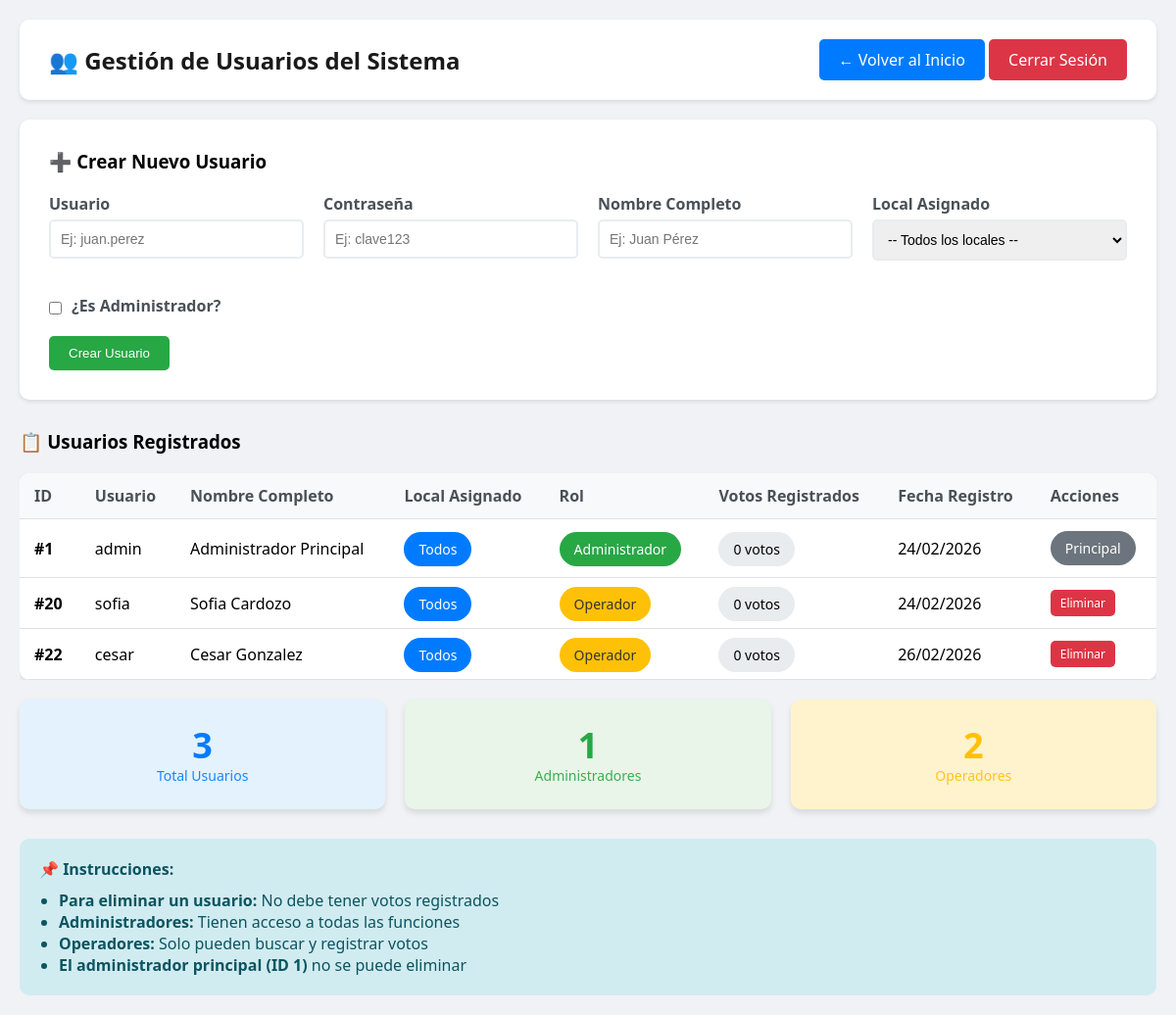
Screenshot of /admin_usuarios.php (signed in) with the database file from the repository.
### tables this page shows
CREATE TABLE `usuarios_sistema` (
  `id` int(11) NOT NULL AUTO_INCREMENT,
  `usuario` varchar(50) NOT NULL,
  `password` varchar(255) NOT NULL,
  `nombre_completo` varchar(100) NOT NULL,
  `local_asignado` varchar(100) DEFAULT NULL,
  `es_admin` tinyint(1) DEFAULT 0,
  `fecha_registro` timestamp NOT NULL DEFAULT current_timestamp(),
  PRIMARY KEY (`id`),
  UNIQUE KEY `usuario` (`usuario`)
);

### admin_usuarios.php (the view, shortened to what this page needs)
<?php
require_once 'config.php';
$usuarios = $conn->query("
    SELECT u.*,
           (SELECT COUNT(*) FROM votantes WHERE registrado_por = u.id) as total_votos
    FROM usuarios_sistema u
    ORDER BY u.id
");
?>
<!DOCTYPE html>
<html>
<head>
    <link rel="stylesheet" href="estilos.css">
</head>
<body>
    <div class="container">
        <div class="header">
            <h2>👥 Gestión de Usuarios del Sistema</h2>
            <div>
                <a href="index.php" class="btn btn-primary">← Volver al Inicio</a>
                <a href="logout.php" class="btn btn-danger">Cerrar Sesión</a>
            </div>
        </div>
        <div class="form-container">
            <h3 style="margin-bottom: 20px;">➕ Crear Nuevo Usuario</h3>
            <form method="POST">
                <div class="form-grid">
                    <div class="form-group">
                        <label>Usuario</label>
                        <input type="text" name="usuario" required placeholder="Ej: juan.perez">
                    </div>
                    <div class="form-group">
                        <label>Contraseña</label>
                        <input type="text" name="password" required placeholder="Ej: clave123">
                    </div>
                    <div class="form-group">
                        <label>Nombre Completo</label>
                        <input type="text" name="nombre_completo" required placeholder="Ej: Juan Pérez">
                    </div>
                    <div class="form-group">
                        <label>Local Asignado</label>
                        <select name="local_asignado">
                            <option value="">-- Todos los locales --</option>
                        </select>
                    </div>
                </div>
                <div class="form-group checkbox-group">
                    <input type="checkbox" name="es_admin" id="es_admin">
                    <label for="es_admin">¿Es Administrador?</label>
                </div>
                <button type="submit" name="crear_usuario" class="btn btn-success">Crear Usuario</button>
            </form>
        </div>
        <h3 style="margin: 30px 0 15px;">📋 Usuarios Registrados</h3>
        <div class="table-container">
            <table>
                <thead>
                    <tr>
                        <th>ID</th>
                        <th>Usuario</th>
                        <th>Nombre Completo</th>
                        <th>Local Asignado</th>
                        <th>Rol</th>
                        <th>Votos Registrados</th>
                        <th>Fecha Registro</th>
                        <th>Acciones</th>
                    </tr>
                </thead>
                <tbody>
                    <?php while($user = $usuarios->fetch_assoc()): ?>
                    <tr>
                        <td><strong>#<?php echo $user['id']; ?></strong></td>
                        <td><?php echo htmlspecialchars($user['usuario']); ?></td>
                        <td><?php echo htmlspecialchars($user['nombre_completo']); ?></td>
                        <td>
                            <?php if($user['local_asignado']): ?>
                                <?php echo htmlspecialchars($user['local_asignado']); ?>
                            <?php else: ?>
                                <span class="badge badge-primary">Todos</span>
                            <?php endif; ?>
                        </td>
                        <td>
                            <?php if($user['es_admin']): ?>
                                <span class="badge badge-success">Administrador</span>
                            <?php else: ?>
                                <span class="badge badge-warning">Operador</span>
                            <?php endif; ?>
                        </td>
                        <td>
                            <?php if($user['total_votos'] > 0): ?>
                                <span class="badge badge-primary"><?php echo $user['total_votos']; ?> votos</span>
                            <?php else: ?>
                                <span class="badge">0 votos</span>
                            <?php endif; ?>
                        </td>
                        <td><?php echo date('d/m/Y', strtotime($user['fecha_registro'])); ?></td>
                        <td>
                            <div class="action-buttons">
                                <?php if($user['id'] != 1):  ?>
                                    <a href="?eliminar=<?php echo $user['id']; ?>"
                                       class="btn btn-danger btn-small"
                                       onclick="return confirm('¿Estás seguro de eliminar a <?php echo htmlspecialchars($user['nombre_completo']); ?>?\n\nNOTA: Solo se pueden eliminar usuarios sin votos registrados.')">
                                        Eliminar
                                    </a>
                                <?php else: ?>
                                    <span class="badge badge-success" style="background: #6c757d;">Principal</span>
                                <?php endif; ?>
                            </div>
                        </td>
                    </tr>
                    <?php endwhile; ?>
                </tbody>
            </table>
        </div>
        <?php
        $stats = $conn->query("
            SELECT
                COUNT(*) as total_usuarios,
                SUM(es_admin) as total_admins,
                (SELECT COUNT(*) FROM usuarios_sistema WHERE es_admin = 0) as total_operadores
            FROM usuarios_sistema
        ")->fetch_assoc();
        ?>
        <div class="stats-grid">
            <div class="stat-card" style="background: #e3f2fd; color: #007bff;">
                <div class="numero"><?php echo $stats['total_usuarios']; ?></div>
                <div class="etiqueta">Total Usuarios</div>
            </div>
            <div class="stat-card" style="background: #e8f5e8; color: #28a745;">
                <div class="numero"><?php echo $stats['total_admins']; ?></div>
                <div class="etiqueta">Administradores</div>
            </div>
            <div class="stat-card" style="background: #fff3cd; color: #ffc107;">
                <div class="numero"><?php echo $stats['total_operadores']; ?></div>
                <div class="etiqueta">Operadores</div>
            </div>
        </div>
        <div style="background: #d1ecf1; padding: 20px; border-radius: 10px; margin-top: 30px;">
            <h4 style="color: #0c5460; margin-bottom: 10px;">📌 Instrucciones:</h4>
            <ul style="color: #0c5460; margin-left: 20px;">
                <li><strong>Para eliminar un usuario:</strong> No debe tener votos registrados</li>
                <li><strong>Administradores:</strong> Tienen acceso a todas las funciones</li>
                <li><strong>Operadores:</strong> Solo pueden buscar y registrar votos</li>
                <li><strong>El administrador principal (ID 1)</strong> no se puede eliminar</li>
            </ul>
        </div>
    </div>
</body>
</html>

### estilos.css (style rules this page uses)
* { box-sizing: border-box; margin: 0; padding: 0; }
body { font-family: 'Segoe UI', Tahoma, Geneva, Verdana, sans-serif; background: #f0f2f5; padding: 20px; min-height: 100vh; }
.container { max-width: 1400px; margin: 0 auto; width: 100%; }
.header { background: white; padding: 20px 30px; border-radius: 10px; margin-bottom: 20px; display: flex; justify-content: space-between; align-items: center; box-shadow: 0 2px 4px rgba(0,0,0,0.1); flex-wrap: wrap; gap: 15px; }
.header h2 { color: #1a1a1a; font-size: clamp(18px, 4vw, 24px); }
.btn { padding: 10px 20px; border: none; border-radius: 5px; cursor: pointer; text-decoration: none; display: inline-block; font-weight: 500; transition: all 0.3s; text-align: center; }
.btn-primary { background: #007bff; color: white; }
.btn-success { background: #28a745; color: white; }
.btn-danger { background: #dc3545; color: white; }
.btn-small { padding: 5px 10px; font-size: 12px; }
.badge { background: #e9ecef; padding: 8px 15px; border-radius: 20px; font-size: 14px; white-space: nowrap; }
.badge-success { background: #28a745; color: white; }
.badge-primary { background: #007bff; color: white; }
.badge-warning { background: #ffc107; color: #333; }
.table-container { overflow-x: auto; margin: 20px 0; }
table { width: 100%; background: white; border-radius: 10px; overflow: hidden; box-shadow: 0 2px 4px rgba(0,0,0,0.1); border-collapse: collapse; }
th, td { padding: 12px 15px; text-align: left; border-bottom: 1px solid #dee2e6; }
th { background: #f8f9fa; font-weight: 600; color: #495057; white-space: nowrap; }
.form-container { background: white; padding: 30px; border-radius: 10px; margin-bottom: 30px; box-shadow: 0 2px 4px rgba(0,0,0,0.1); }
.form-grid { display: grid; grid-template-columns: repeat(auto-fit, minmax(250px, 1fr)); gap: 20px; margin-bottom: 20px; }
.form-group { margin-bottom: 15px; }
.form-group label { display: block; margin-bottom: 5px; font-weight: 600; color: #495057; }
.form-group input, .form-group select { width: 100%; padding: 10px; border: 2px solid #e9ecef; border-radius: 5px; font-size: 14px; }
.checkbox-group { display: flex; align-items: center; gap: 10px; }
.checkbox-group input { width: auto; }
.stats-grid { display: grid; grid-template-columns: repeat(auto-fit, minmax(200px, 1fr)); gap: 20px; margin: 20px 0 30px; }
.stat-card { padding: clamp(15px, 3vw, 25px); background: linear-gradient(135deg, #667eea 0%, #764ba2 100%); color: white; border-radius: 10px; text-align: center; box-shadow: 0 4px 6px rgba(0,0,0,0.1); }
.stat-card .numero { font-size: clamp(28px, 5vw, 36px); font-weight: bold; line-height: 1.2; }
.stat-card .etiqueta { font-size: clamp(12px, 2vw, 14px); opacity: 0.9; }
.action-buttons { display: flex; gap: 5px; }

### rows the page displays
usuarios_sistema: id "1", usuario "admin", nombre_completo "Administrador Principal", shows "Todos", es_admin "Administrador", fecha_registro "24/02/2026"
usuarios_sistema: id "20", usuario "sofia", nombre_completo "Sofia Cardozo", shows "Todos", es_admin "Operador", fecha_registro "24/02/2026"
usuarios_sistema: id "22", usuario "cesar", nombre_completo "Cesar Gonzalez", shows "Todos", es_admin "Operador", fecha_registro "26/02/2026"

### other values shown
$stats['total_usuarios'] "3"
$stats['total_admins'] "1"
$stats['total_operadores'] "2"
